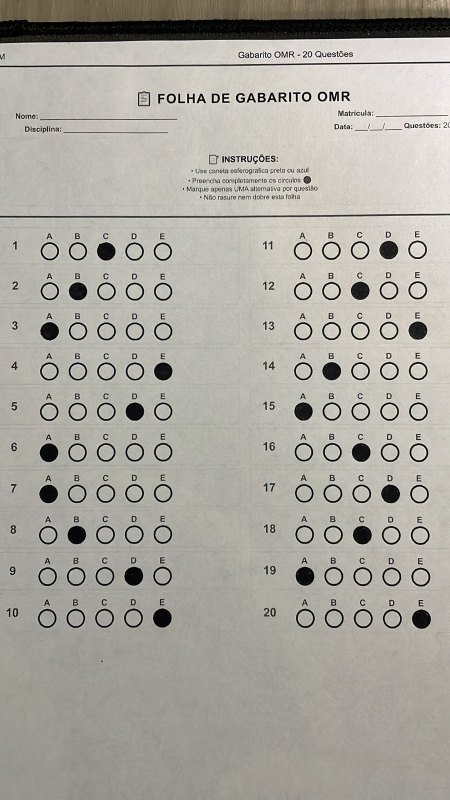
#> input picture gabaritos para teste/gabarito de 20.jpg, 900 x 1600 px (shown at 1/2 size)
$ python -i analyze_real_image.py   (imports and definitions only)
#> lines starting #> are read from the running program, lines starting #| are printed output that depends on the picture; after the words box and inside, x2 and y2 are one past the last pixel; in counts of white or black regions, pixels touching at a corner belong together
#!/usr/bin/env python3
"""
Script de teste final com análise visual da imagem real
"""

import os
import sys
import django
import cv2
import numpy as np

# Configurar Django
sys.path.append(os.path.dirname(os.path.abspath(__file__)))
# [2 lines not run here, left out]


def analyze_real_image():
    """Analisa a imagem real para verificar as marcações"""

    image_path = "gabaritos para teste/gabarito de 20.jpg"

    if not os.path.exists(image_path):
        print("Imagem não encontrada")
        return

    # Carregar imagem
    image = cv2.imread(image_path)
#> image is the input picture: shape (1600, 900, 3); mean B, G, R 159.9, 167.5, 170
    gray = cv2.cvtColor(image, cv2.COLOR_BGR2GRAY)
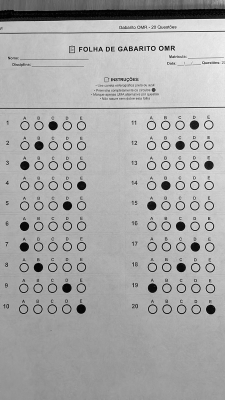
#> gray: shape (1600, 900) (shown at 1/4 size); min 0, max 255, mean 167.4

    # Redimensionar para análise
    height, width = gray.shape
    scale = 1000 / width
    new_width = 1000
    new_height = int(height * scale)

    resized = cv2.resize(gray, (new_width, new_height))
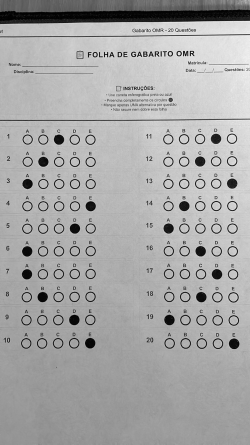
#> resized: shape (1777, 1000) (shown at 1/4 size); min 0, max 255, mean 167.3

    # Aplicar threshold
    _, thresh = cv2.threshold(resized, 0, 255, cv2.THRESH_BINARY_INV + cv2.THRESH_OTSU)
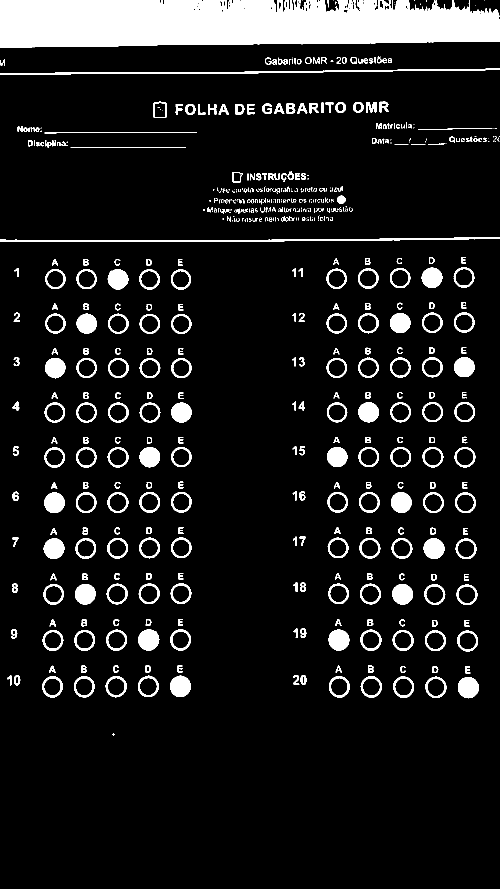
#> thresh: shape (1777, 1000) (shown at 1/2 size); 9.9% white; 636 white regions (282 under 20 px)

    # Encontrar contornos
    contours, _ = cv2.findContours(thresh, cv2.RETR_EXTERNAL, cv2.CHAIN_APPROX_SIMPLE)
#> contours = 632 contours, 330 with area under 20; largest, box (x1, y1, x2, y2) and area: (0, 0, 1000, 96) 82142, (0, 475, 1000, 484) 2272, (0, 137, 1000, 150) 2097, (721, 1352, 764, 1395) 1353, (276, 1351, 318, 1394) 1350

    # Filtrar círculos
    circles = []
    for contour in contours:
        area = cv2.contourArea(contour)
        if 200 < area < 2000:  # Tamanho de círculo de resposta
            perimeter = cv2.arcLength(contour, True)
            if perimeter > 0:
                circularity = 4 * np.pi * area / (perimeter * perimeter)
                if circularity > 0.4:  # Razoavelmente circular
                    x, y, w, h = cv2.boundingRect(contour)
                    center_x = x + w // 2
                    center_y = y + h // 2
                    circles.append((center_x, center_y, area))
#> this loop made 632 passes
#> (area, perimeter, circularity, x, y, w, h, center_x) on passes 2 to 9: (1343, 137.9, 0.888, 916, 1354, 42, 43, 937), (1347.5, 137.3, 0.898, 851, 1353, 42, 43, 872), (1345.5, 136.5, 0.908, 786, 1353, 42, 42, 807), (1353, 138.7, 0.884, 721, 1352, 43, 43, 742), (1345, 137.1, 0.9, 658, 1352, 41, 43, 678), (1339.5, 138.5, 0.878, 211, 1352, 42, 43, 232), (1328.5, 136.5, 0.896, 148, 1352, 41, 43, 168), (1323.5, 137.3, 0.882, 84, 1352, 42, 43, 105)
#> after the loop, circles = 107 items, first 6: (937, 1375, 1343), (872, 1374, 1347.5), (807, 1374, 1345.5), (742, 1373, 1353), (678, 1373, 1345), (232, 1373, 1339.5)

    print(f"Círculos encontrados: {len(circles)}")
#| Círculos encontrados: 107

    # Separar em duas colunas
    circles.sort(key=lambda c: c[0])  # Ordenar por X
    mid_x = new_width // 2

    left_circles = [c for c in circles if c[0] < mid_x]
#> left_circles = 54 items, first 6: (105, 1373, 1323.5), (106, 1281, 1303.5), (107, 1189, 1280.5), (108, 1097, 1277), (109, 1005, 1285.5), (109, 914, 1253.5)
    right_circles = [c for c in circles if c[0] >= mid_x]
#> right_circles = 53 items, first 6: (582, 216, 297), (673, 736, 1224), (673, 647, 1226), (673, 557, 1237), (674, 914, 1234), (674, 825, 1219.5)

    print(f"Coluna esquerda: {len(left_circles)} círculos")
#| Coluna esquerda: 54 círculos
    print(f"Coluna direita: {len(right_circles)} círculos")
#| Coluna direita: 53 círculos

    # Organizar por linhas
    def organize_by_rows(column_circles):
        # Agrupar por Y (linhas)
        rows = {}
        for x, y, area in column_circles:
            row_key = y // 40 * 40  # Agrupar em intervalos de 40 pixels
            if row_key not in rows:
                rows[row_key] = []
            rows[row_key].append((x, y, area))
#> this loop made 54 passes
#> (x, y, area, row_key) on passes 1 to 8: (105, 1373, 1323.5, 1360), (106, 1281, 1303.5, 1280), (107, 1189, 1280.5, 1160), (108, 1097, 1277, 1080), (109, 1005, 1285.5, 1000), (109, 914, 1253.5, 880), (109, 825, 1246, 800), (110, 736, 1236.5, 720)

        # Ordenar cada linha por X e manter apenas linhas com 5 círculos
        organized_rows = []
        for row_y in sorted(rows.keys()):
            row_circles = sorted(rows[row_y], key=lambda c: c[0])
            if len(row_circles) >= 5:
                organized_rows.append(row_circles[:5])  # Pegar apenas os 5 primeiros
#> this loop made 13 passes
#> row_y on passes 1 to 8: 200, 320, 520, 640, 720, 800, 880, 1000

        return organized_rows[:10]  # No máximo 10 questões por coluna

    left_rows = organize_by_rows(left_circles)
    right_rows = organize_by_rows(right_circles)
#> the loop in organize_by_rows (call 2), `for x, y, area in column_circles:` made 53 passes
#> the loop in organize_by_rows (call 2), `for row_y in sorted(rows.keys()):` made 11 passes

    print(f"Linhas organizadas - Esquerda: {len(left_rows)}, Direita: {len(right_rows)}")
#| Linhas organizadas - Esquerda: 9, Direita: 10

    # Analisar marcações
    def analyze_column(rows, column_name, start_question=1):
#> called with column_name = 'Coluna Esquerda', start_question = 1
        results = []

        for row_idx, row_circles in enumerate(rows):
            question_num = start_question + row_idx
            max_filled = 0
            max_idx = -1

            print(f"\n{column_name} - Questão {question_num}:")

            for alt_idx, (x, y, area) in enumerate(row_circles):
                # Criar máscara circular
                mask = np.zeros(thresh.shape, dtype=np.uint8)
                cv2.circle(mask, (x, y), 20, 255, -1)

                # Contar pixels preenchidos
                masked = cv2.bitwise_and(thresh, thresh, mask=mask)
                filled_pixels = cv2.countNonZero(masked)

                print(f"  {chr(65+alt_idx)}: {filled_pixels} pixels")

                if filled_pixels > max_filled:
                    max_filled = filled_pixels
                    max_idx = alt_idx

            if max_idx >= 0 and max_filled > 100:
                answer = chr(65 + max_idx)
                results.append(answer)
                print(f"  Resposta: {answer} (preenchimento: {max_filled})")
            else:
                results.append('')
                print(f"  Resposta: N/A (preenchimento: {max_filled})")
#> this loop made 9 passes
#> (printed output is left out)
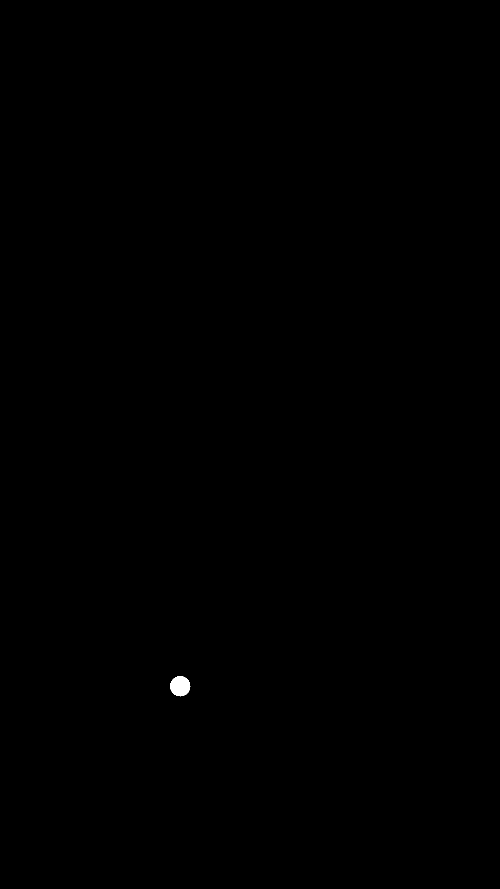
#> mask: shape (1777, 1000) (shown at 1/2 size); 0.07% white; 1 white region, box (x1, y1, x2, y2) and area: (340, 1352, 381, 1393) 1257

        return results

    # Analisar ambas as colunas
    left_results = analyze_column(left_rows, "Coluna Esquerda", 1)
    right_results = analyze_column(right_rows, "Coluna Direita", 11)
#> call 2 of analyze_column, with column_name = 'Coluna Direita', start_question = 11
#> the loop in analyze_column (call 2), `for row_idx, row_circles in enumerate(rows):` made 10 passes
#> (printed output is left out)
#> after the loop in analyze_column (call 2), `for row_idx, row_circles in enumerate(rows):`:
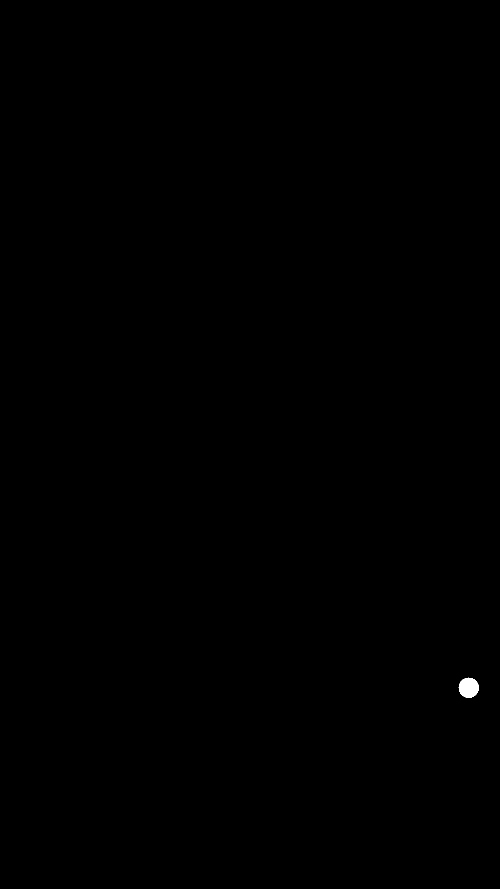
#> mask: shape (1777, 1000) (shown at 1/2 size); 0.07% white; 1 white region, box (x1, y1, x2, y2) and area: (917, 1355, 958, 1396) 1257

    # Combinar resultados
    all_results = left_results + right_results

    # Garantir 20 respostas
    while len(all_results) < 20:
        all_results.append('')
#> this loop made 1 pass

    all_results = all_results[:20]

    print(f"\n=== RESULTADO FINAL ===")
    print(f"Respostas detectadas: {all_results}")
#| Respostas detectadas: ['C', 'B', 'A', 'E', 'D', 'A', 'A', 'B', 'E', 'D', 'C', 'E', 'B', 'A', 'C', 'D', 'C', 'A', 'E', '']

    # Comparar com respostas esperadas
    expected = ['C', 'C', 'A', 'E', 'D', 'A', 'A', 'B', 'D', 'E', 'D', 'C', 'E', 'B', 'A', 'C', 'D', 'C', 'A', 'E']

    correct = 0
    for i, (detected, expected_ans) in enumerate(zip(all_results, expected)):
        status = "✓" if detected == expected_ans else "✗"
        if detected == expected_ans:
            correct += 1
        print(f"Q{i+1}: {detected or 'N/A'} vs {expected_ans} {status}")
#> this loop made 20 passes
#> (printed output is left out)

    accuracy = (correct / 20) * 100
    print(f"\nPrecisão: {correct}/20 ({accuracy:.1f}%)")
#| Precisão: 7/20 (35.0%)

    # Salvar imagem com marcações
    debug_image = cv2.cvtColor(thresh, cv2.COLOR_GRAY2BGR)
#> debug_image: shape (1777, 1000, 3); 9.9% white; 636 white regions (282 under 20 px), largest, box (x1, y1, x2, y2) and area: (0, 0, 1000, 96) 83214, (0, 475, 1000, 484) 3274, (0, 137, 1000, 150) 3099

    # Marcar círculos detectados
    for x, y, area in circles:
        cv2.circle(debug_image, (x, y), 20, (0, 255, 0), 2)
#> this loop made 107 passes
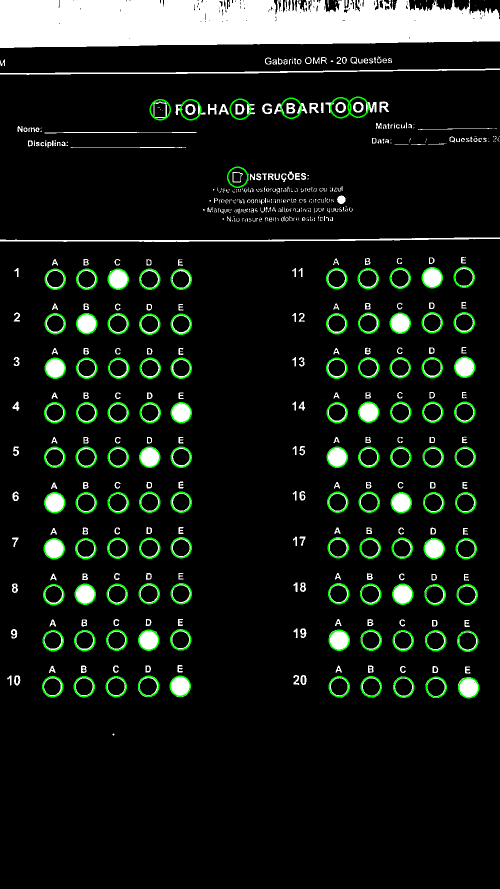
#> debug_image: shape (1777, 1000, 3) (shown at 1/2 size); mean B, G, R 21.3, 27.2, 21.3

    cv2.imwrite("debug_omr/analysis_circles.jpg", debug_image)
    print("\nImagem de debug salva em: debug_omr/analysis_circles.jpg")


# [2 lines not run here, left out]

>>> result = analyze_real_image()

$ run again, with gabaritos para teste/gabarito de 10.jpg copied over gabaritos para teste/gabarito de 20.jpg
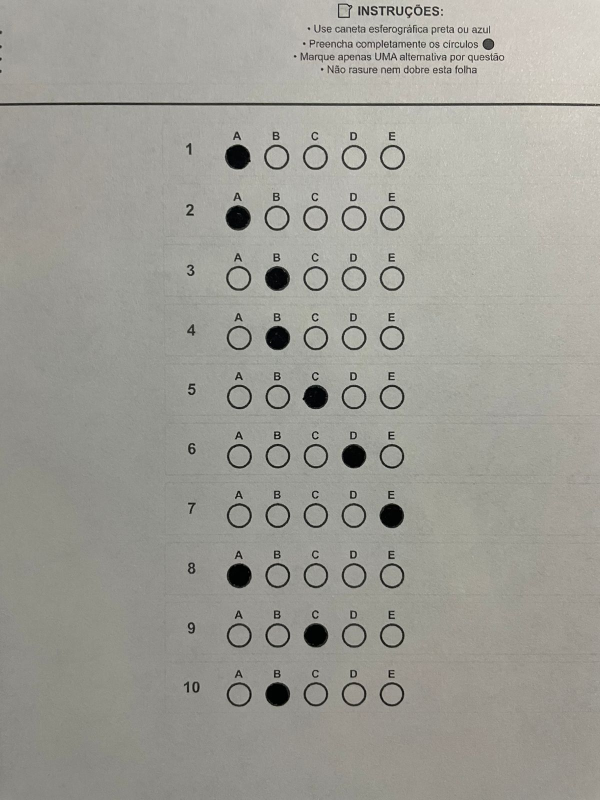
#> input picture gabaritos para teste/gabarito de 10.jpg, 1200 x 1600 px (shown at 1/2 size)
#> in analyze_real_image, image is the input picture: shape (1600, 1200, 3); mean B, G, R 150.1, 157.3, 158.3
#> in analyze_real_image, `_, thresh = cv2.threshold(resized, 0, 255, cv2.THRESH_BINARY_INV + cv2..`:
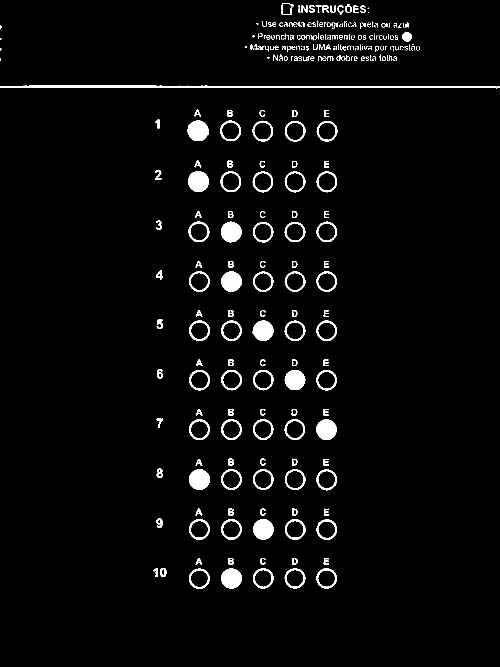
#> thresh: shape (1333, 1000) (shown at 1/2 size); 3.3% white; 352 white regions (163 under 20 px)
#> contours = 352 contours, 216 with area under 20; largest, box (x1, y1, x2, y2) and area: (0, 171, 1000, 177) 2884, (376, 342, 418, 384) 1314, (375, 241, 418, 282) 1314, (378, 838, 420, 880) 1298, (441, 343, 482, 384) 1298
#> the loop in analyze_real_image, `for contour in contours:` made 352 passes
#> (area, perimeter, circularity, x, y, w, h, center_x) on passes 1, 2, 3, 4, 5, 13, 14, 15: (1231.5, 131.6, 0.893, 633, 1137, 41, 40, 653), (1239, 133.1, 0.879, 569, 1137, 42, 40, 590), (1267, 133.1, 0.899, 378, 1137, 41, 41, 398), (1242, 131.9, 0.897, 506, 1136, 41, 41, 526), (1249.5, 133.3, 0.884, 442, 1136, 42, 41, 463), (1256, 133.1, 0.892, 633, 1039, 41, 41, 653), (1254.5, 131.6, 0.91, 570, 1039, 41, 40, 590), (1258, 133.1, 0.893, 506, 1038, 41, 41, 526)
#> after the loop in analyze_real_image, `for contour in contours:`: circles = 52 items, first 6: (653, 1157, 1231.5), (590, 1157, 1239), (398, 1157, 1267), (526, 1156, 1242), (463, 1156, 1249.5), (653, 1059, 1256)
#| Círculos encontrados: 52
#> left_circles = 20 items, first 6: (396, 261, 1313.5), (397, 363, 1314), (398, 1157, 1267), (398, 1058, 1280.5), (398, 959, 1291.5), (398, 563, 1262.5)
#> right_circles = 32 items, first 6: (525, 661, 1254.5), (525, 364, 1283.5), (525, 262, 1278), (526, 1156, 1242), (526, 1058, 1258), (526, 959, 1280)
#| Coluna esquerda: 20 círculos
#| Coluna direita: 32 círculos
#> the loop in organize_by_rows, `for x, y, area in column_circles:` made 20 passes
#> (x, y, area, row_key) on passes 1 to 8: (396, 261, 1313.5, 240), (397, 363, 1314, 360), (398, 1157, 1267, 1120), (398, 1058, 1280.5, 1040), (398, 959, 1291.5, 920), (398, 563, 1262.5, 560), (398, 463, 1286, 440), (399, 859, 1298, 840)
#> after the loop in organize_by_rows, `for x, y, area in column_circles:`: rows = 10 items
#> the loop in organize_by_rows, `for row_y in sorted(rows.keys()):` made 10 passes
#> (row_y, row_circles) on passes 1 to 8: (240, [(396, 261, 1313.5), (461, 261, 1296)]), (360, [(397, 363, 1314), (461, 363, 1297.5)]), (440, [(398, 463, 1286), (462, 464, 1268.5)]), (560, [(398, 563, 1262.5), (462, 563, 1239.5)]), (640, [(399, 661, 1281), (463, 661, 1262)]), (760, [(399, 760, 1275), (463, 760, 1251)]), (840, [(399, 859, 1298), (463, 859, 1276.5)]), (920, [(398, 959, 1291.5), (463, 959, 1290)])
#> after the loop in organize_by_rows, `for row_y in sorted(rows.keys()):`: organized_rows = []
#> the loop in organize_by_rows (call 2), `for x, y, area in column_circles:` made 32 passes
#> (x, y, area, row_key) on passes 1 to 8: (525, 661, 1254.5, 640), (525, 364, 1283.5, 360), (525, 262, 1278, 240), (526, 1156, 1242, 1120), (526, 1058, 1258, 1040), (526, 959, 1280, 920), (526, 859, 1266, 840), (526, 760, 1237, 760)
#> the loop in organize_by_rows (call 2), `for row_y in sorted(rows.keys()):` made 13 passes
#> (row_y, row_circles) on passes 2 to 7: (40, [(814, 73, 259.5)]), (240, [(525, 262, 1278), (590, 262, 1282.5), (654, 262, 1274.5)]), (360, [(525, 364, 1283.5), (590, 364, 1286), (653, 364, 1280)]), (440, [(526, 464, 1250.5), (590, 464, 1256), (653, 463, 1253)]), (560, [(526, 563, 1237), (590, 563, 1236), (653, 563, 1241)]), (640, [(525, 661, 1254.5), (590, 661, 1259.5), (653, 661, 1258.5)])
#| Linhas organizadas - Esquerda: 0, Direita: 0
#> the loop in analyze_real_image, `while len(all_results) < 20:` made 20 passes
#> after the loop in analyze_real_image, `while len(all_results) < 20:`: all_results = ['', '', '', '', '', '', '', '', '', '', '', '', '', '', '', '', '', '', '', '']
#| Respostas detectadas: ['', '', '', '', '', '', '', '', '', '', '', '', '', '', '', '', '', '', '', '']
#> the loop in analyze_real_image, `for i, (detected, expected_ans) in enumerate(zip(all_results, expected..` made 20 passes
#> (printed output is left out)
#> after the loop in analyze_real_image, `for i, (detected, expected_ans) in enumerate(zip(all_results, expected..`: correct = 0
#| Precisão: 0/20 (0.0%)
#> the loop in analyze_real_image, `for x, y, area in circles:` made 52 passes
#> after the loop in analyze_real_image, `for x, y, area in circles:`:
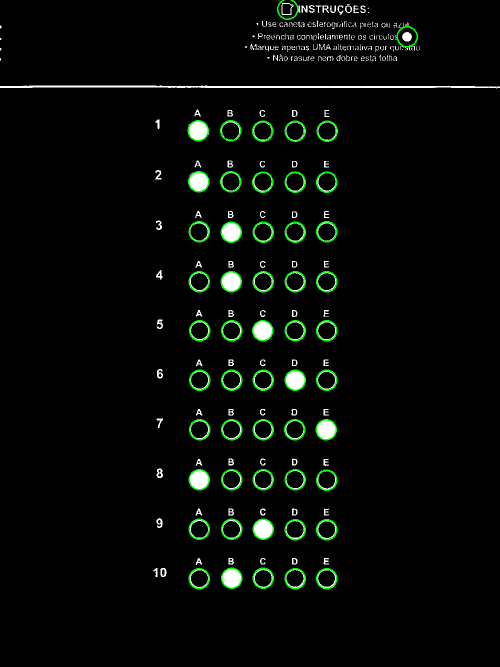
#> debug_image: shape (1333, 1000, 3) (shown at 1/2 size); mean B, G, R 5.9, 9.7, 5.9
